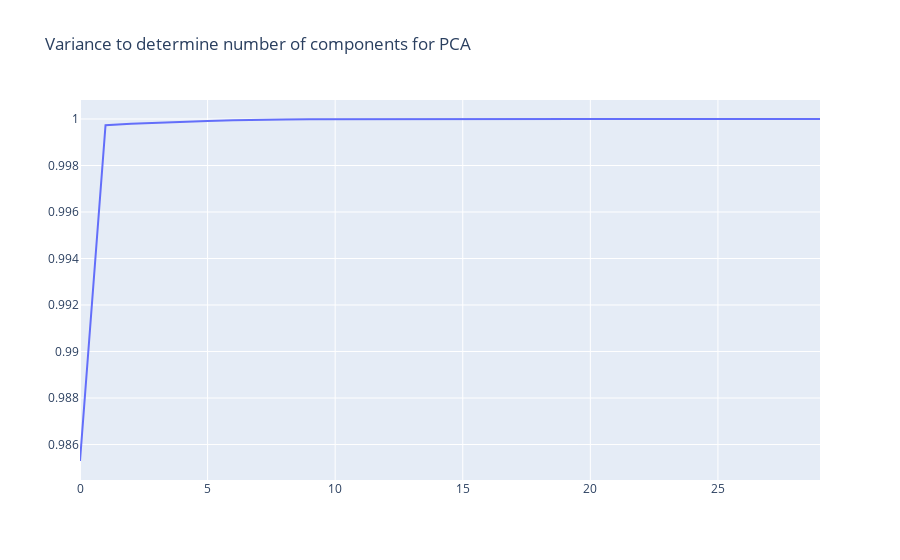

The notebook cell this image was saved under:
### Code cell
plt.figure(figsize=(10,5))
pca = PCA(n_components=30).fit(numericColDf)
#Plotting the Cumulative Summation of the Explained Variance
expvar=np.cumsum(pca.explained_variance_ratio_)
configure_plotly_browser_state()
init_notebook_mode(connected=True)
dataScatter = [go.Scatter(y=expvar)]
layout = {'title': 'Variance to determine number of components for PCA'}
print("As we can see after 6 the graph saturates, so we take n_components for PCA to be 6")
iplot({'data':dataScatter,'layout':layout});

### Figure 1 — Plotly figure (JSON) as saved in the notebook; plotly's stock layout.template omitted (floating-point values rounded to 4 significant figures)
{"data": [{"y": [0.9853, 0.9997, 0.9998, 0.9998, 0.9999, 0.9999, 0.9999, 1.0, 1.0, 1.0, 1.0, 1.0, 1.0, 1.0, 1.0, 1.0, 1.0, 1.0, 1.0, 1.0, 1.0, 1.0, 1.0, 1.0, 1.0, 1.0, 1.0, 1.0, 1.0, 1.0], "type": "scatter"}], "layout": {"title": {"text": "Variance to determine number of components for PCA"}}}
